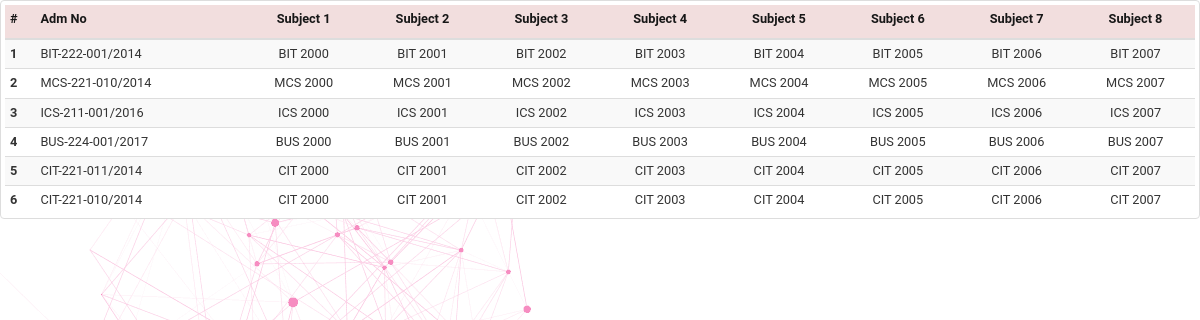
Screenshot of /Admin/units.php with the database file from the repository.
### tables this page shows
CREATE TABLE `registered` (
  `sub_mark_id` int(11) NOT NULL,
  `stud_adm` varchar(25) NOT NULL,
  `sub_id` int(10) NOT NULL,
  `sub_1` varchar(10) NOT NULL,
  `sub_2` varchar(10) NOT NULL,
  `sub_3` varchar(10) NOT NULL,
  `sub_4` varchar(10) NOT NULL,
  `sub_5` varchar(10) NOT NULL,
  `sub_6` varchar(10) NOT NULL,
  `sub_7` varchar(10) NOT NULL,
  `sub_8` varchar(10) NOT NULL
);

### Admin/units.php (the view, shortened to what this page needs)
<!DOCTYPE html>
<html>
<head>
    <link rel="stylesheet" type="text/css" href="../frameworks/Bootstrap/css/bootstrap.css">
    <link rel="stylesheet" type="text/css" href="../frameworks/fa/css/font-awesome.min.css">
    <link rel="stylesheet" type="text/css" href="../frameworks/jquery-ui/jquery-ui.min.js">
    <link rel="stylesheet" type="text/css" href="../frameworks/w3css/w3css.css">
    <link rel="stylesheet" type="text/css" href="../frameworks/materialdesign/css/materialdesignicons.min.css">
    <link rel="stylesheet" type="text/css" href="../frameworks/dataTable/css/jquery.dataTables.min.css">
    <link rel="stylesheet" type="text/css" href="../frameworks/dataTable/ext/buttons.dataTables.min.css">
    <link rel="stylesheet" type="text/css" href="../css/main.css">
</head>
<body>
<div class="thumbnail table-responsive" id="res">
    <?php
    $conn = mysqli_connect('localhost','root','','exam');
    $unit = mysqli_query($conn, "SELECT * FROM `registered`");
    echo "<table class='table table-hover table-striped table-responsive table-condensed display nowrap' cellpadding='0' id='unit'>
        <thead>
        <tr class='text-center bg-danger'>
            <th><label>#</label></th>
            <th><label>Adm No</label></th>
            <th class='text-center'><label>Subject 1</label></th>
            <th class='text-center'><label>Subject 2</label></th>
            <th class='text-center'><label>Subject 3</label></th>
            <th class='text-center'><label>Subject 4</label></th>
            <th class='text-center'><label>Subject 5</label></th>
            <th class='text-center'><label>Subject 6</label></th>
            <th class='text-center'><label>Subject 7</label></th>
            <th class='text-center'><label>Subject 8</label></th>
</tr>
</thead>
<tbody class='table-striped'>";
    $no = 0;
    while ($row = mysqli_fetch_array($unit, MYSQLI_BOTH)){
        $no ++;
        echo "<tr>
        <td><strong>".htmlspecialchars($no)."</strong></td>
        <td>".htmlspecialchars(strtoupper($row['stud_adm']))."</td>
        <td class='text-center mk'>".$row['sub_1']."</td>
        <td class='text-center mk'>".$row['sub_2']."</td>
        <td class='text-center mk'>".$row['sub_3']."</td>
        <td class='text-center mk'>".$row['sub_4']."</td>
        <td class='text-center mk'>".$row['sub_5']."</td>
        <td class='text-center mk'>".$row['sub_6']."</td>
        <td class='text-center mk'>".$row['sub_7']."</td>
        <td class='text-center mk'>".$row['sub_8']."</td>
    </tr>";
    }
    echo "
</tbody>
</table>
<script>
$(document).ready(function() {
    $('#unit').DataTable( {
        dom: 'Bfrtip',
        buttons: [{
            extend: 'copyHtml5',
            text: '<i class=\"fa fa-copy text-warning\"></i>',
            title: 'Registered students',
            titleAttr:'Download Copy'
        },{
            extend: 'excelHtml5',
            text: '<i class=\"fa fa-file-excel-o text-success\"></i>',
            title: 'Registered students',
            titleAttr:'Download Excel'
        },{
            extend: 'csvHtml5',
            text: '<i class=\"fa fa-file-text-o text-primary\"></i>',
            title: 'Registered students',
            titleAttr:'Download Csv'
        },{
            extend: 'pdfHtml5',
            text: '<i class=\"fa fa-file-pdf-o text-danger\"></i>',
            title: 'Registered students',
            titleAttr:'Download Pdf'
        }
        ]
    });
});
</script>
";
    ?>
</div>

### frameworks/w3css/w3css.css (style rules this page uses)
* { -webkit-box-sizing:border-box;-moz-box-sizing:border-box;box-sizing:border-box }
html { -ms-text-size-adjust:100%;-webkit-text-size-adjust:100% }
body { margin:0 }
html,body { font-family:Verdana,sans-serif;font-size:15px;line-height:1.5 }
html { overflow-x:hidden }
table { border-collapse:collapse;border-spacing:0;width:100%;display:table }
table,th,td { border:none }

### css/main.css (style rules this page uses)
body { margin: 0; font-size: .85em; background: url("../img/pub-bg.gif") fixed; font-family: Roboto, "Monotype Corsiva"; line-height: 1em; }
.table { margin-bottom: 0; }
label { color: #171717; }
.table > tbody > tr > td { vertical-align: middle; }
tr { height: 80%; }

### rows the page displays
registered: stud_adm "BIT-222-001/2014", sub_1 "BIT 2000", sub_2 "BIT 2001", sub_3 "BIT 2002", sub_4 "BIT 2003", sub_5 "BIT 2004", sub_6 "BIT 2005", sub_7 "BIT 2006", sub_8 "BIT 2007"
registered: stud_adm "MCS-221-010/2014", sub_1 "MCS 2000", sub_2 "MCS 2001", sub_3 "MCS 2002", sub_4 "MCS 2003", sub_5 "MCS 2004", sub_6 "MCS 2005", sub_7 "MCS 2006", sub_8 "MCS 2007"
registered: stud_adm "ICS-211-001/2016", sub_1 "ICS 2000", sub_2 "ICS 2001", sub_3 "ICS 2002", sub_4 "ICS 2003", sub_5 "ICS 2004", sub_6 "ICS 2005", sub_7 "ICS 2006", sub_8 "ICS 2007"
registered: stud_adm "BUS-224-001/2017", sub_1 "BUS 2000", sub_2 "BUS 2001", sub_3 "BUS 2002", sub_4 "BUS 2003", sub_5 "BUS 2004", sub_6 "BUS 2005", sub_7 "BUS 2006", sub_8 "BUS 2007"
registered: stud_adm "CIT-221-011/2014", sub_1 "CIT 2000", sub_2 "CIT 2001", sub_3 "CIT 2002", sub_4 "CIT 2003", sub_5 "CIT 2004", sub_6 "CIT 2005", sub_7 "CIT 2006", sub_8 "CIT 2007"
registered: stud_adm "CIT-221-010/2014", sub_1 "CIT 2000", sub_2 "CIT 2001", sub_3 "CIT 2002", sub_4 "CIT 2003", sub_5 "CIT 2004", sub_6 "CIT 2005", sub_7 "CIT 2006", sub_8 "CIT 2007"
